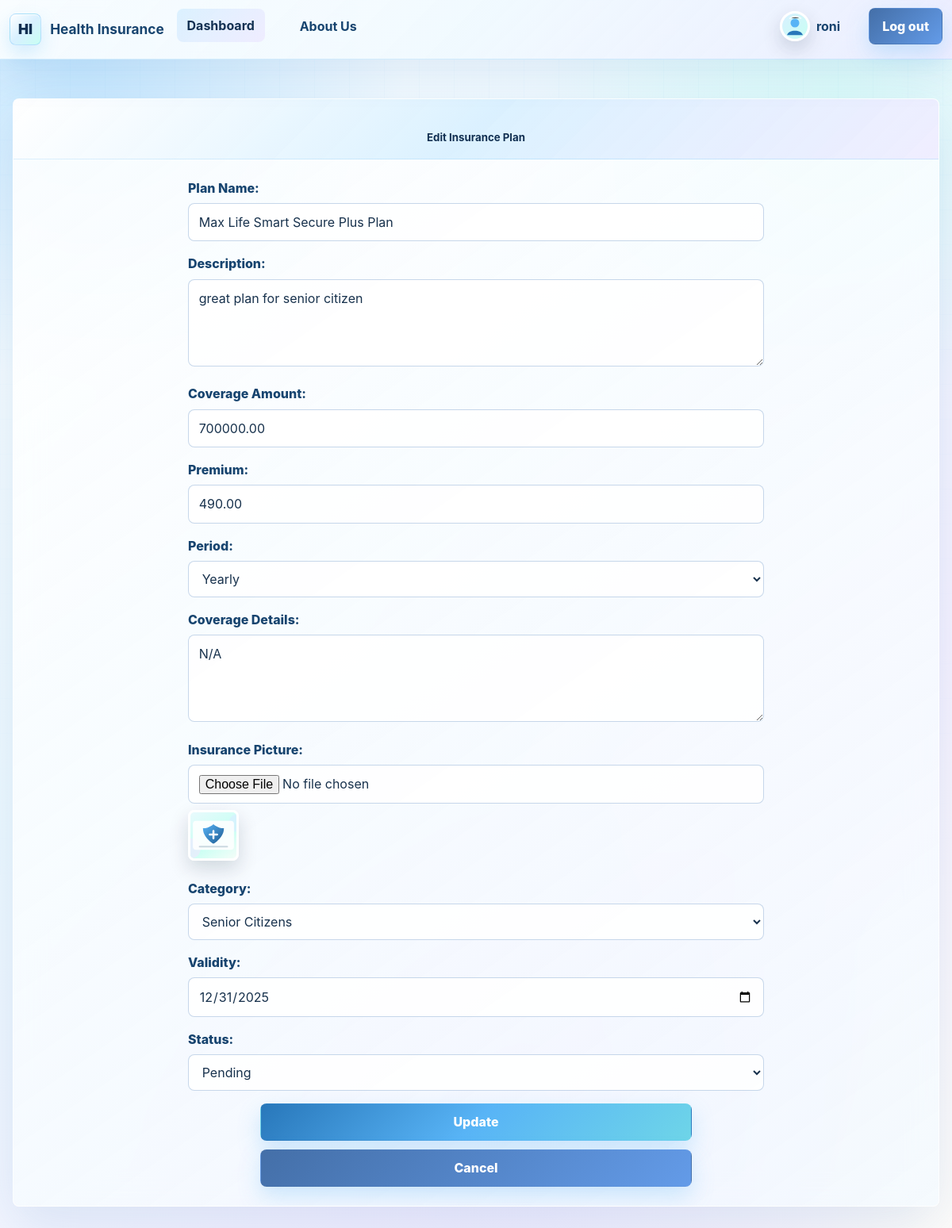
/user/update/5/ (signed in), run on the app's committed database.
### user/models.py (models this page shows, shortened)
class Tbl_user(AbstractUser):
    Fld_Profile_pic=models.FileField(storage=STATIC_IMAGE_STORAGE, upload_to='profile_pic/', default="profile_pic/default-profile.svg", blank=True, null=True)

class Tbl_insurance_plan(models.Model):
    user = models.ForeignKey(Tbl_user, on_delete=models.CASCADE, related_name='insurance_plans')
    Fld_Plan_name = models.CharField(max_length=100)
    Fld_Description= models.CharField(max_length=100, default="N/A")
    Fld_Coverage_amount = models.DecimalField(max_digits=10, decimal_places=2, default=Decimal('0.00'))
    Fld_Premium = models.DecimalField(max_digits=10, decimal_places=2, default=Decimal('0.00'))
    Fld_Period = models.CharField(max_length=7, choices=[('Monthly', 'Monthly'), ('Yearly', 'Yearly')], default='Monthly')
    Fld_Coverage_details = models.TextField(default="N/A")
    Fld_Insurance_pic=models.FileField(storage=STATIC_IMAGE_STORAGE, upload_to='plan_pic/', default="plan_pic/default-plan.svg", blank=True, null=True)
    Fld_Category = models.CharField(max_length=20, choices=[('individual', 'Individual'),('family','Family'),('senior', 'Senior Citizens'),], default='individual')
    Fld_Validity = models.DateField(blank=True, null=True)
    Fld_Status = models.CharField(max_length=20, choices=[('active', 'Active'), ('expired', 'Expired'), ('pending', 'Pending')], default='pending')

### user/views.py (the view, shortened to what this page needs)
# urls.py: path('update/<int:userid>/', update_plan, name='updateplan'),
@login_required
def update_plan(request,userid):
    data=get_object_or_404(Tbl_insurance_plan,id=userid)
    return render(request,'users/addplan.html',{'data':data})

### user/templates/users/addplan.html (shortened to what this page needs)
{% extends "base.html" %}
{% block content %}
<div class="container mt-5">
    <div class="card">
        <div class="card-header bg-primary text-white">
            <h5 class="text-center mb-0">{% if data %}Edit{% else %}Create{% endif %} Insurance Plan</h5>
        </div>
        <div class="card-body">
            <form method="post" class="col-md-8 mx-auto" enctype="multipart/form-data">
                <div class="mb-3">
                    <label for="Fld_Plan_name" class="form-label">Plan Name:</label>
                    <input type="text" id="Fld_Plan_name" name="Fld_Plan_name" class="form-control" value="{{ data.Fld_Plan_name|default:'' }}" required>
                </div>
                <div class="mb-3">
                    <label for="Fld_Description" class="form-label">Description:</label>
                    <textarea id="Fld_Description" name="Fld_Description" class="form-control" placeholder="Enter insurance description" required>{{ data.Fld_Description|default:'' }}</textarea>
                </div>
                <div class="mb-3">
                    <label for="Fld_Coverage_amount" class="form-label">Coverage Amount:</label>
                    <input type="number" id="Fld_Coverage_amount" name="Fld_Coverage_amount" class="form-control" value="{{ data.Fld_Coverage_amount|default:'' }}" required>
                </div>
                <div class="mb-3">
                    <label for="Fld_Premium" class="form-label">Premium:</label>
                    <input type="number" id="Fld_Premium" name="Fld_Premium" class="form-control" value="{{ data.Fld_Premium|default:'' }}" required>
                </div>
                <div class="mb-3">
                    <label for="Fld_Period" class="form-label">Period:</label>
                    <select id="Fld_Period" name="Fld_Period" class="form-control" required>
                        <option value="Yearly" {% if data.Fld_Period == 'Yearly' %}selected{% endif %}>Yearly</option>
                    </select>
                </div>
                <div class="mb-3">
                    <label for="Fld_Coverage_details" class="form-label">Coverage Details:</label>
                    <textarea id="Fld_Coverage_details" name="Fld_Coverage_details" class="form-control" placeholder="Enter coverage description" required>{{ data.Fld_Coverage_details|default:'' }}</textarea>
                </div>
                <div class="mb-3">
                    <label for="Fld_Insurance_pic" class="form-label">Insurance Picture:</label>
                    <input type="file" id="Fld_Insurance_pic" name="Fld_Insurance_pic" class="form-control">
                    {% if data.Fld_Insurance_pic %}
                    <img src="{{ data.Fld_Insurance_pic.url }}" alt="Insurance Picture" class="img-thumbnail mt-2">
                    {% else %}
                    <p>No insurance picture available</p>
                    {% endif %}
                </div>
                <div class="mb-3">
                    <label for="Fld_Category" class="form-label">Category:</label>
                    <select id="Fld_Category" name="Fld_Category" class="form-control" required>
                        <option value="senior" {% if data.Fld_Category == 'senior' %}selected{% endif %}>Senior Citizens</option>
                    </select>
                </div>
                <div class="mb-3">
                    <label for="Fld_Validity" class="form-label" >Validity:</label>
                    <input type="date" id="Fld_Validity" name="Fld_Validity" class="form-control" value="{{ data.Fld_Validity|date:'Y-m-d'|default:'' }}" required>
                </div>
                <div class="mb-3">
                    <label for="Fld_Status" class="form-label">Status:</label>
                    <select id="Fld_Status" name="Fld_Status" class="form-control" required>
                        <option value="pending" {% if data.Fld_Status == 'pending' %}selected{% endif %}>Pending</option>
                    </select>
                </div>
                <div class="d-grid gap-2 col-6 mx-auto">
                    <button type="submit" class="btn btn-primary">{% if data %}Update{% else %}Create{% endif %}</button>
                    <a href="{% url 'admindash' %}" class="btn btn-danger">Cancel</a>
                </div>
            </form>
        </div>
    </div>
</div>
{% endblock %}

### user/templates/base.html (shortened to what this page needs)
{% load static %}
<!DOCTYPE html>
<html lang="en">
<head>
    <link rel="stylesheet" href="{% static 'user/css/site.css' %}">
</head>
<body>
    <div class="site-shell">
        <nav class="navbar navbar-expand-lg navbar-custom" aria-label="Main navigation">
            <div class="container-fluid">
                <a class="navbar-brand" href="{% url 'homepage' %}">
                    <span class="brand-mark">HI</span>
                    <strong>Health Insurance</strong>
                </a>
                <div class="collapse navbar-collapse" id="navbarSupportedContent" data-nav-menu>
                    <ul class="navbar-nav me-auto mb-2 mb-lg-0">
                        <li class="nav-item me-4">
                            <a class="nav-link active" aria-current="page" href="{% if request.user.is_authenticated %}{% if request.user.is_superuser %}{% url 'admindash' %}{% else %}{% url 'dashboard' %}{% endif %}{% else %}{% url 'homepage' %}{% endif %}">
                                {% if request.user.is_authenticated %}Dashboard{% else %}Home{% endif %}
                            </a>
                        </li>
                        <li class="nav-item me-5">
                            <a class="nav-link" href="{% url 'aboutus' %}">About Us</a>
                        </li>
                    </ul>
                    <ul class="navbar-nav ms-auto mb-2 mb-lg-0">
                        {% if request.user.is_authenticated %}
                            <li class="nav-item me-3">
                                <a class="nav-link profile-link" href="{% url 'changeprofile' %}">
                                    {% if request.user.Fld_Profile_pic %}
                                        <img class="avatar" src="{{ request.user.Fld_Profile_pic.url }}" alt="{{ request.user.username }}'s profile picture">
                                    {% else %}
                                        <img class="avatar" src="{% static 'user/images/profile_pic/default-profile.svg' %}" alt="Default profile picture">
                                    {% endif %}
                                    <span>{{ request.user.first_name|default:request.user.username }}</span>
                                </a>
                            </li>
                            <li class="nav-item">
                                <a class="btn btn-danger nav-link" href="{% url 'logout' %}">Log out</a>
                            </li>
                        {% endif %}
                    </ul>
                </div>
            </div>
        </nav>
        <main class="page-flow">
            {% block content %}
            {% endblock content %}
        </main>
    </div>
</body>
</html>

### data on the page
Tbl_user: user.first_name "roni"
Tbl_insurance_plan: Fld_Plan_name "Max Life Smart Secure Plus Plan", Fld_Description "great plan for senior citizen", Fld_Coverage_amount "700000.00", Fld_Premium "490.00", Fld_Period "Yearly", Fld_Coverage_details "N/A", Fld_Insurance_pic (picture), Fld_Category "Senior Citizens", Fld_Validity "12/31/2025", Fld_Status "Pending"
